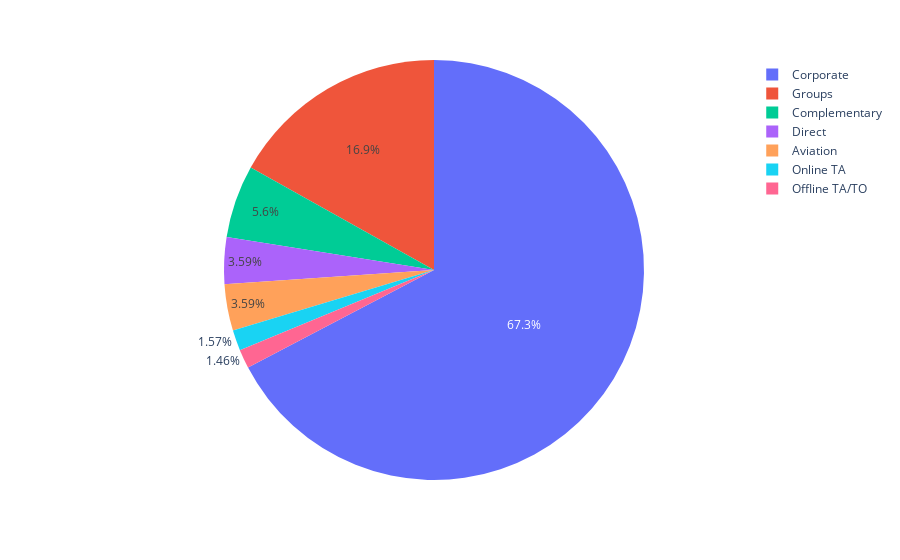

The cell this chart's notebook holds for it:
### Code cell
px.pie(mkt_segment_count,values='bookings',names='m_segment')

### Figure 1 — Plotly figure (JSON) as saved in the notebook; plotly's stock layout.template omitted (floating-point values rounded to 4 significant figures)
{"data": [{"domain": {"x": [0, 1], "y": [0, 1]}, "hovertemplate": "m_segment=%{label}<br>bookings=%{value}<extra></extra>", "labels": ["Corporate", "Groups", "Complementary", "Direct", "Aviation", "Online TA", "Offline TA/TO"], "legendgroup": "", "name": "", "showlegend": true, "type": "pie", "values": [3041, 763, 253, 162, 162, 71, 66]}], "layout": {"autosize": true, "legend": {"tracegroupgap": 0}, "margin": {"t": 60}}}
